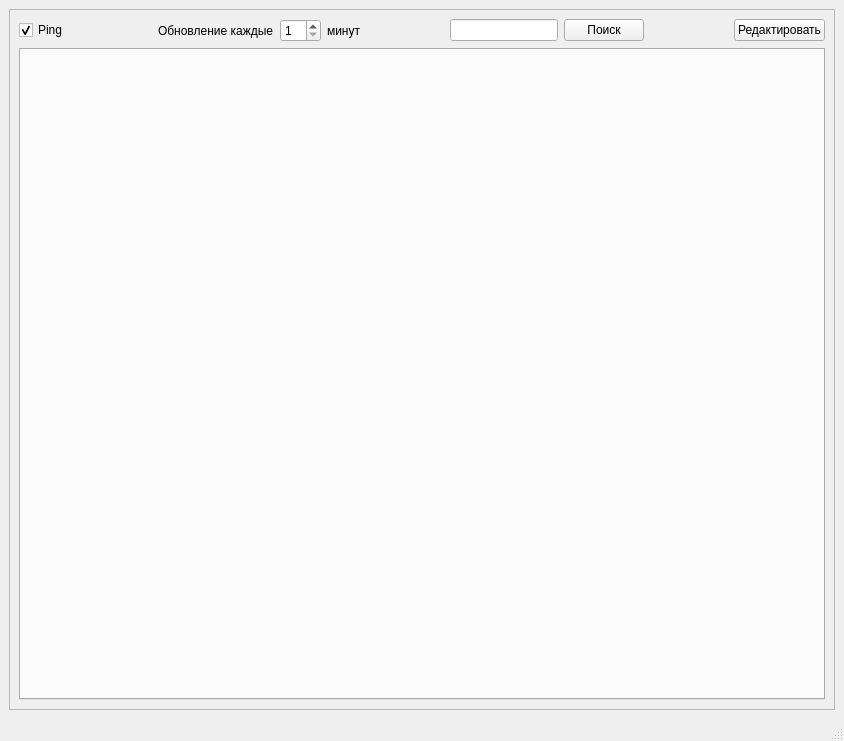
<?xml version="1.0" encoding="UTF-8"?>
<ui version="4.0">
 <class>MainWindow</class>
 <widget class="QMainWindow" name="MainWindow">
  <property name="geometry">
   <rect>
    <x>0</x>
    <y>0</y>
    <width>844</width>
    <height>741</height>
   </rect>
  </property>
  <property name="sizePolicy">
   <sizepolicy hsizetype="Preferred" vsizetype="Fixed">
    <horstretch>0</horstretch>
    <verstretch>0</verstretch>
   </sizepolicy>
  </property>
  <property name="windowTitle">
   <string>Ping Qt</string>
  </property>
  <widget class="QWidget" name="centralwidget">
   <layout class="QVBoxLayout" name="verticalLayout_2">
    <item>
     <widget class="QScrollArea" name="scrollArea">
      <property name="widgetResizable">
       <bool>true</bool>
      </property>
      <widget class="QWidget" name="scrollAreaWidgetContents">
       <property name="geometry">
        <rect>
         <x>0</x>
         <y>0</y>
         <width>824</width>
         <height>677</height>
        </rect>
       </property>
       <layout class="QVBoxLayout" name="verticalLayout">
        <item>
         <layout class="QHBoxLayout" name="horizontalLayout">
          <item>
           <widget class="QCheckBox" name="checkBox">
            <property name="text">
             <string>Ping</string>
            </property>
            <property name="checked">
             <bool>true</bool>
            </property>
           </widget>
          </item>
          <item>
           <spacer name="horizontalSpacer">
            <property name="orientation">
             <enum>Qt::Horizontal</enum>
            </property>
            <property name="sizeHint" stdset="0">
             <size>
              <width>40</width>
              <height>20</height>
             </size>
            </property>
           </spacer>
          </item>
          <item>
           <widget class="QLabel" name="label">
            <property name="text">
             <string>Обновление каждые</string>
            </property>
           </widget>
          </item>
          <item>
           <widget class="QSpinBox" name="spinBox">
            <property name="minimum">
             <number>1</number>
            </property>
            <property name="value">
             <number>1</number>
            </property>
           </widget>
          </item>
          <item>
           <widget class="QLabel" name="label_2">
            <property name="text">
             <string>минут</string>
            </property>
           </widget>
          </item>
          <item>
           <spacer name="horizontalSpacer_2">
            <property name="orientation">
             <enum>Qt::Horizontal</enum>
            </property>
            <property name="sizeHint" stdset="0">
             <size>
              <width>40</width>
              <height>20</height>
             </size>
            </property>
           </spacer>
          </item>
          <item>
           <widget class="QLineEdit" name="searchText"/>
          </item>
          <item>
           <widget class="QPushButton" name="searchButton">
            <property name="text">
             <string>Поиск</string>
            </property>
           </widget>
          </item>
          <item>
           <spacer name="horizontalSpacer_3">
            <property name="orientation">
             <enum>Qt::Horizontal</enum>
            </property>
            <property name="sizeHint" stdset="0">
             <size>
              <width>40</width>
              <height>20</height>
             </size>
            </property>
           </spacer>
          </item>
          <item>
           <widget class="QPushButton" name="pushButton">
            <property name="text">
             <string>Редактировать</string>
            </property>
           </widget>
          </item>
         </layout>
        </item>
        <item>
         <widget class="QTabWidget" name="tabWidget">
          <property name="sizePolicy">
           <sizepolicy hsizetype="Expanding" vsizetype="Expanding">
            <horstretch>0</horstretch>
            <verstretch>0</verstretch>
           </sizepolicy>
          </property>
          <property name="currentIndex">
           <number>-1</number>
          </property>
          <property name="usesScrollButtons">
           <bool>true</bool>
          </property>
          <property name="tabsClosable">
           <bool>false</bool>
          </property>
          <property name="movable">
           <bool>false</bool>
          </property>
         </widget>
        </item>
       </layout>
      </widget>
     </widget>
    </item>
   </layout>
  </widget>
  <widget class="QMenuBar" name="menubar">
   <property name="geometry">
    <rect>
     <x>0</x>
     <y>0</y>
     <width>844</width>
     <height>22</height>
    </rect>
   </property>
  </widget>
  <widget class="QStatusBar" name="statusbar"/>
 </widget>
 <resources/>
 <connections/>
</ui>
